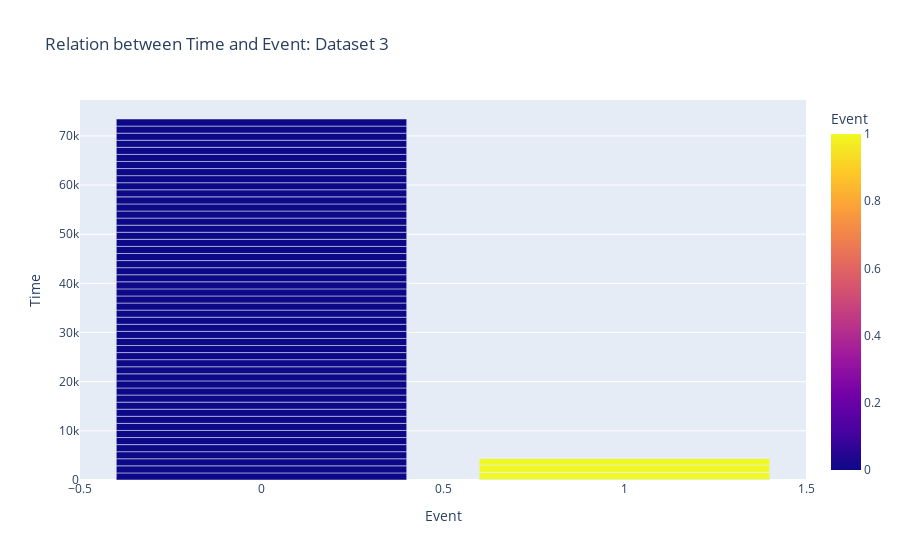

The notebook cell saved with this chart:
### Code cell
fig = px.bar(df5, x='Event', y='Time', color='Event' ,title='Relation between Time and Event: Dataset 3')
fig.update_layout(showlegend=False)

### Figure 1 — Plotly figure (JSON) as saved in the notebook; plotly's stock layout.template omitted (floating-point values rounded to 4 significant figures)
{"data": [{"alignmentgroup": "True", "hovertemplate": "Event=%{marker.color}<br>Time=%{y}<extra></extra>", "legendgroup": "", "marker": {"color": [0, 0, 0, 0, 0, 0, 0, 0, 0, 0, 0, 0, 0, 0, 0, 0, 0, 0, 0, 0, 0, 0, 0, 0, 0, 0, 0, 0, 0, 0, 0, 0, 0, 0, 0, 0, 0, 0, 0, 0, 0, 0, 0, 0, 0, 0, 0, 0, 0, 1, 1, 1, 1, 0, 1, 1, 1, 1, 1, 1, 1, 1, 1, 1, 1, 1, 1, 1, 0, 1, 1, 1, 1, 1, 1, 1, 1, 1, 1, 1, 1, 1, 1, 1, 1, 1, 1, 1, 1, 1, 1, 1, 1, 1, 1, 1, 1, 1, 1], "coloraxis": "coloraxis", "pattern": {"shape": ""}}, "name": "", "offsetgroup": "", "orientation": "v", "showlegend": false, "textposition": "auto", "type": "bar", "x": [0, 0, 0, 0, 0, 0, 0, 0, 0, 0, 0, 0, 0, 0, 0, 0, 0, 0, 0, 0, 0, 0, 0, 0, 0, 0, 0, 0, 0, 0, 0, 0, 0, 0, 0, 0, 0, 0, 0, 0, 0, 0, 0, 0, 0, 0, 0, 0, 0, 1, 1, 1, 1, 0, 1, 1, 1, 1, 1, 1, 1, 1, 1, 1, 1, 1, 1, 1, 0, 1, 1, 1, 1, 1, 1, 1, 1, 1, 1, 1, 1, 1, 1, 1, 1, 1, 1, 1, 1, 1, 1, 1, 1, 1, 1, 1, 1, 1, 1], "xaxis": "x", "y": [1440, 1440, 1440, 1440, 1440, 1440, 1440, 1440, 1440, 1440, 1440, 1440, 1440, 1440, 1440, 1440, 1440, 1440, 1440, 1440, 1440, 1440, 1440, 1440, 1440, 1440, 1440, 1440, 1440, 1440, 1440, 1440, 1440, 1440, 1440, 1440, 1440, 1440, 1440, 1440, 1440, 1440, 1440, 1440, 1440, 1440, 1440, 1440, 1440, 0, 10, 10, 10, 1440, 0, 0, 0, 10, 10, 10, 10, 10, 10, 1440, 0, 10, 10, 10, 1440, 0, 0, 0, 10, 10, 0, 10, 10, 1440, 1440, 10, 10, 10, 10, 20, 0, 0, 0, 0, 10, 0, 0, 0, 0, 10, 0, 0, 10, 10, 10], "yaxis": "y"}], "layout": {"autosize": true, "barmode": "relative", "coloraxis": {"colorbar": {"title": {"text": "Event"}}, "colorscale": [[0, "#0d0887"], [0.1111, "#46039f"], [0.2222, "#7201a8"], [0.3333, "#9c179e"], [0.4444, "#bd3786"], [0.5556, "#d8576b"], [0.6667, "#ed7953"], [0.7778, "#fb9f3a"], [0.8889, "#fdca26"], [1, "#f0f921"]]}, "legend": {"tracegroupgap": 0}, "showlegend": false, "title": {"text": "Relation between Time and Event: Dataset 3"}, "xaxis": {"anchor": "y", "autorange": true, "domain": [0, 1], "range": [-0.5, 1.5], "title": {"text": "Event"}, "type": "linear"}, "yaxis": {"anchor": "x", "autorange": true, "domain": [0, 1], "range": [0, 77310.0], "title": {"text": "Time"}, "type": "linear"}}}
